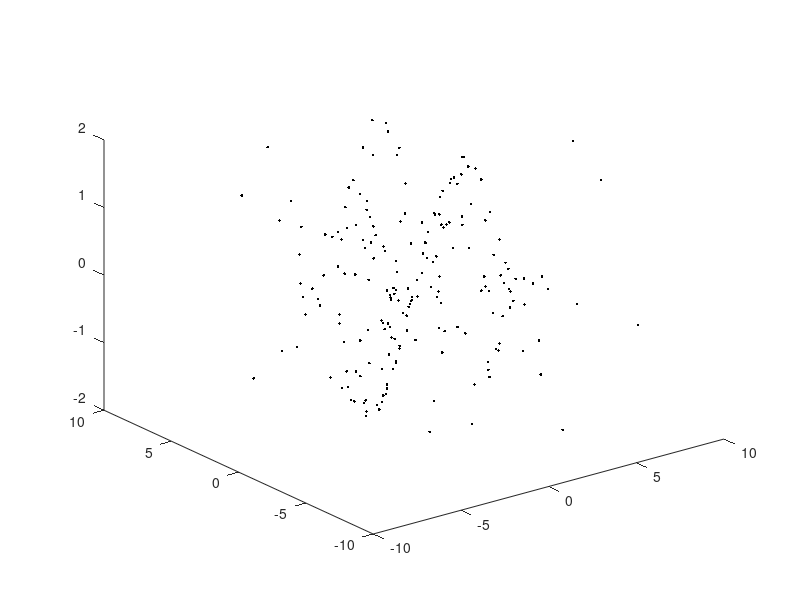

This figure's MATLAB source: (Note: this script raises an error after producing the figure.)
clear all
close all
clc

load('Exer7_Data.mat');
plot_handle = plot3(X, Y, Z); % draw scatterplot
set(plot_handle, 'Marker', '.', 'LineStyle', 'none', 'Color', [0 0 0])
% set(gca, 'xlim', [-10 10], 'ylim', [-10 10], 'zlim', [-2 2]) % set limits of axes
% camproj('persp') % switch from orthographic to perspective projection
% set(gca, 'FontSize', 16) % prepare for print output 
% set(gcf, 'Color', [1 1 1]) % prepare for print output


F = scatteredInterpolant(X(:), Y(:), Z(:)); % create interpolant function
[Xgrid, Ygrid] = meshgrid(linspace(min(X), max(X), 100), linspace(-10, 10, 100));
hold on
serf_handle = surf(Xgrid, Ygrid, F(Xgrid, Ygrid)); % draw surface
shading interp % changes color shading quality

%%
y = linspace(-10, 10, 100);
for x = linspace(-10, 10, 20);
    plot_handle2 = plot3(x(ones(1, 100)), y, F(x(ones(1, 100)), y));
    set(plot_handle2, 'color', [0 0 0])
end
hold on

x = linspace(-10, 10, 100);
for y = linspace(-10, 10, 20);
    plot_handle3 = plot3(x, y(ones(1, 100)), F(x, y(ones(1, 100))));
    set(plot_handle3, 'color', [0 0 0])
end

hold off